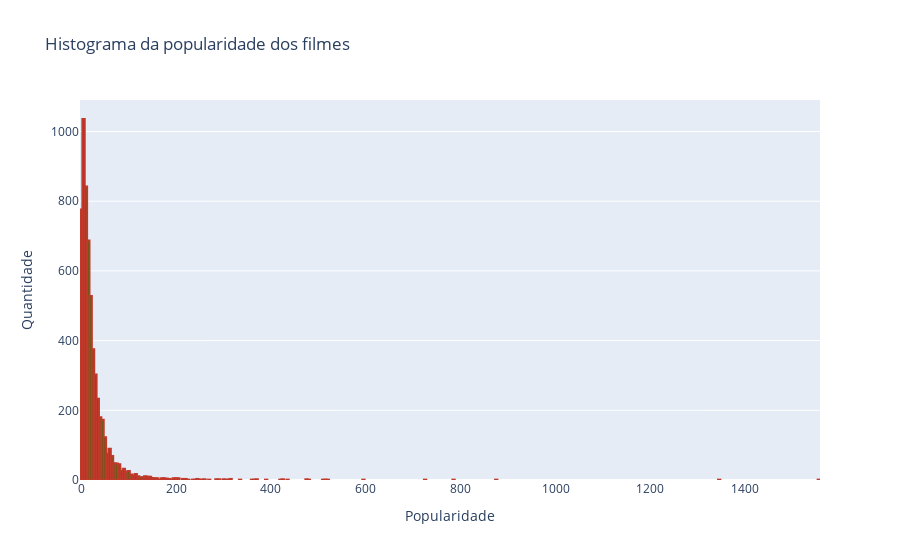

Here is the notebook cell this chart was saved with:
### Code cell
#Plotando um hisograma dos anos 
trace1 = go.Histogram(x =  df["popularity"],
                      marker = {"color":"Green",
                              "line": {'width': 2,
                                      'color': '#c0392b'}})

layout = go.Layout(title= "Histograma da popularidade dos filmes",
                   yaxis = {"title": "Quantidade"},
                   xaxis = {"title":"Popularidade"})

data = [trace1]
fig = go.Figure(data = data, layout = layout)
py.iplot(fig)

### Figure 1 — Plotly figure (JSON) as saved in the notebook; plotly's stock layout.template omitted (floating-point values rounded to 4 significant figures; data arrays with more than 128 entries replaced by an {"elided": "..."} marker saying what was removed)
{"data": [{"marker": {"color": "Green", "line": {"color": "#c0392b", "width": 2}}, "type": "histogram", "x": {"elided": "5939 float values"}}], "layout": {"title": {"text": "Histograma da popularidade dos filmes"}, "xaxis": {"title": {"text": "Popularidade"}}, "yaxis": {"title": {"text": "Quantidade"}}}}
